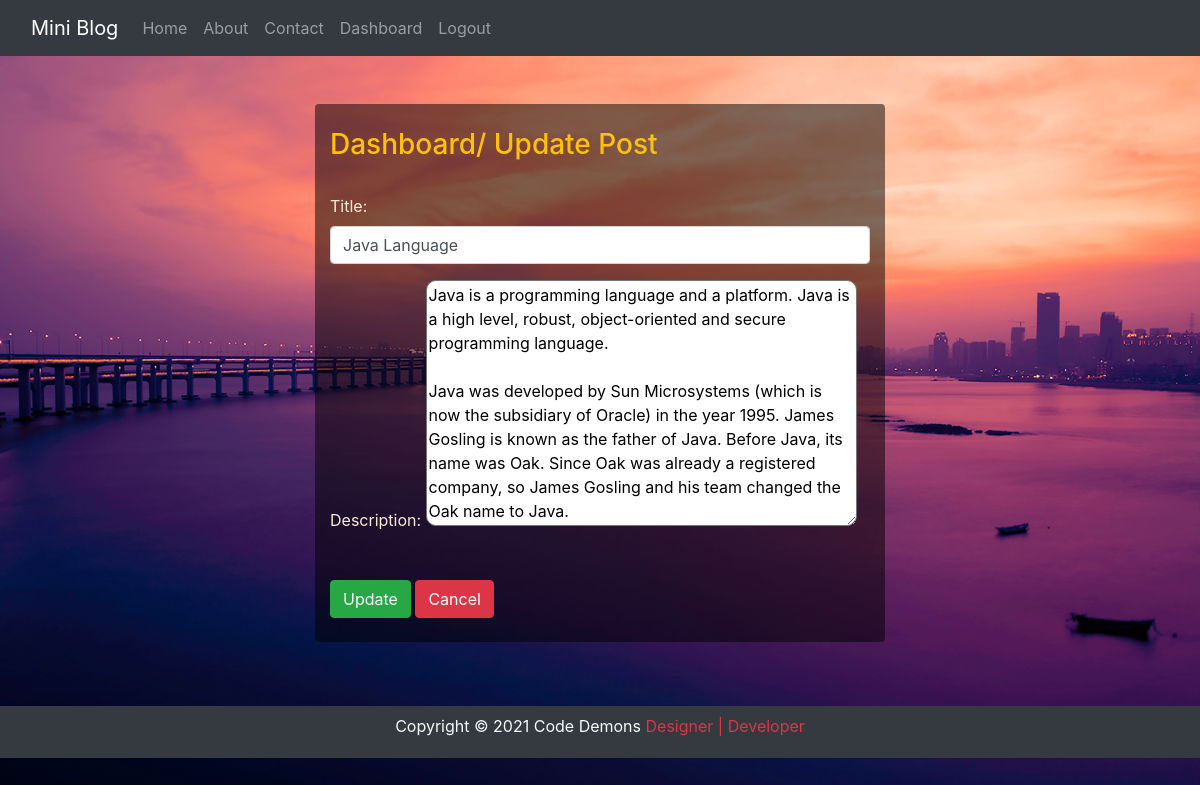
The page /updatepost/2/ (signed in) on the database its author committed.
### blog/models.py (models this page shows)
class Post(models.Model):
    title = models.CharField(max_length=150)
    desc = models.TextField()

### blog/views.py (the view)
# urls.py: path('updatepost/<int:id>/', views.update_post, name='updatepost'),
def update_post(request, id):
    if request.user.is_authenticated:
        if request.method == "POST":
            pi = Post.objects.get(pk=id)
            form = PostForm(request.POST, instance=pi)
            if form.is_valid():
                form.save()
                messages.success(request, 'Success..! Post Updated..')
                return HttpResponseRedirect("/dashboard/")
        else:
            pi = Post.objects.get(pk=id)
            form = PostForm(instance=pi)
        return render(request, 'blog/updatepost.html', {'form':form})
    else:
        return HttpResponseRedirect("/login/")

### blog/forms.py
class PostForm(forms.ModelForm):
    class Meta:
        model = Post
        fields = ['title', 'desc']
        labels = {'title' : 'Title', 'desc' : 'Description'}
        widgets = {'title' : forms.TextInput(attrs={'class':'form-control'}),
                    'desc' : forms.Textarea(attrs={'clsas':'form-control'}), }

### blog/templates/blog/updatepost.html (shortened to what this page needs)
{% extends 'blog/base.html' %}
{% load static %}
{% block content %}
    <div class="col-md-6 offset-3 jumbo-color my-5 rounded">
        <h3 class="text-warning py-4"> Dashboard/ Update Post </h3>
        <form action="" method="POST" novalidate>
            {{ form.as_p }}
            <input type="submit" value="Update" class="btn btn-success my-4">
            <a href="{% url 'dashboard' %}" class="btn btn-danger my-4"> Cancel </a>
        </form>
    </div>
{% endblock content %}

### blog/static/blog/css/style.css (style rules this page uses)
body { background: url("../../images/bg.jpg"); background-repeat: no-repeat; background-size: cover; background-attachment: fixed; color: antiquewhite; }
.jumbo-color { background-color: rgba(0, 0, 0, 0.5); backdrop-filter: 10px; }
textarea { border-radius: 10px; }

### rows shown on the page
Post: title "Java Language", desc "Java is a programming language and a platform. Java is a high level, robust, object-oriented and secure programming language. Java was developed by Sun Microsystems (which is now the subsidiary of Oracle) in the year 1995. James Gosling is known as the father of Java. Before Java, its name was Oak. Since Oak was already a registered company, so James Gosling and his team changed the Oak name to Java."
